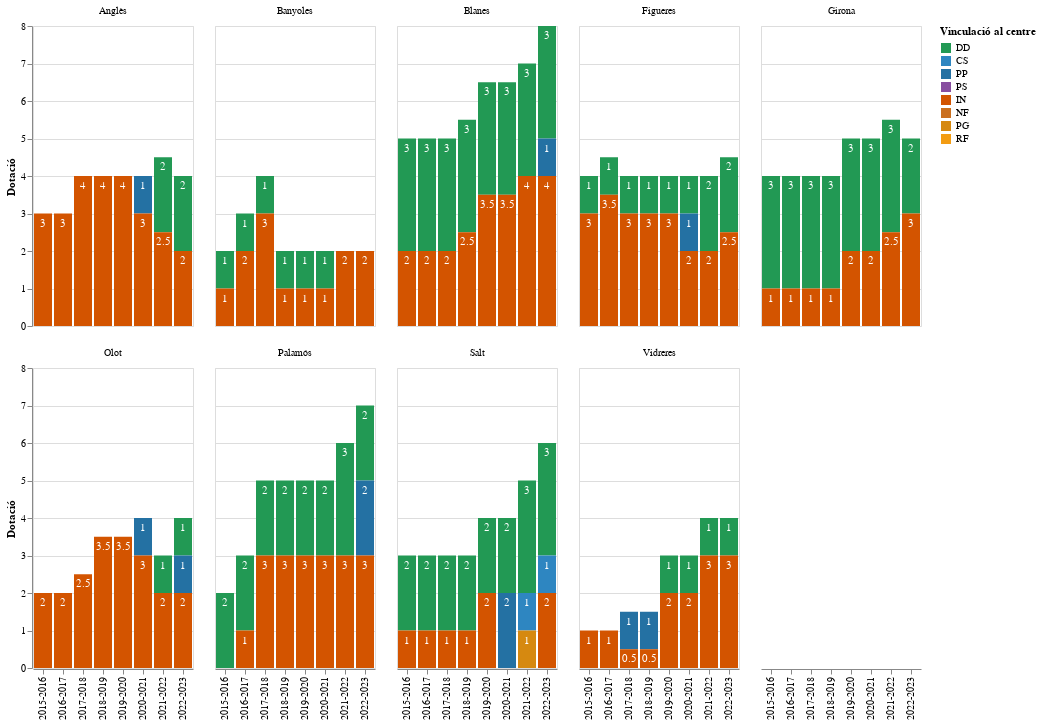

This figure's notebook cell:
### Markdown cell above
### Tipus de destinació dels 627

### Code cell
import altair as alt

# Taula curs, municipi, destinació, Dotació
data = pd.melt(df_girona627, id_vars=["Curs", "NOM_MUNICIPI"], value_vars=destinacions, var_name="Destinació", value_name="Dotació").dropna()

# Camp addicional per a ordenació manual
data['order'] = data['Destinació'].replace(
    {val: i for i, val in enumerate(destinacions)}
)

base = base = alt.Chart(data).encode(
    alt.Y("sum(Dotació)",title="Dotació", stack='zero' ),
    alt.X("Curs:N", title=""),
    alt.Order("order", sort="descending" ),
)

bars = base.mark_bar().encode(
    alt.Color("Destinació", title="Vinculació al centre", scale=alt.Scale(domain=destinacions, range=colors)),
)

text_detall = base.mark_text(dy=10, color='white').encode(
    detail='Destinació:N',
    text=alt.Text('sum(Dotació):Q'),
)

alt.layer(
        bars, text_detall
    ).facet(
        facet=alt.Column('NOM_MUNICIPI', title=""),
        columns=5
    ).interactive()

### Figure 1 — Vega-Lite specification as saved in the notebook (floating-point values rounded to 4 significant figures; data arrays with more than 128 entries replaced by an {"elided": "..."} marker saying what was removed)
{"config": {"view": {"continuousWidth": 400, "continuousHeight": 300}}, "data": {"name": "data-d66e5e9c05b2d4e76f712f8d52479ee2"}, "facet": {"field": "NOM_MUNICIPI", "title": "", "type": "nominal"}, "spec": {"layer": [{"mark": "bar", "encoding": {"color": {"field": "Destinació", "scale": {"domain": ["DD", "CS", "PP", "PS", "IN", "NF", "PG", "RF"], "range": ["#229954", "#2E86C1", "#2471A3", "#884EA0", "#D35400", "#CA6F1E", "#D68910", "#F39C12", "#D4AC0D"]}, "title": "Vinculació al centre", "type": "nominal"}, "order": {"field": "order", "sort": "descending", "type": "quantitative"}, "x": {"field": "Curs", "title": "", "type": "nominal"}, "y": {"aggregate": "sum", "field": "Dotació", "stack": "zero", "title": "Dotació", "type": "quantitative"}}, "selection": {"selector005": {"type": "interval", "bind": "scales", "encodings": ["x", "y"]}}}, {"mark": {"type": "text", "color": "white", "dy": 10}, "encoding": {"detail": {"field": "Destinació", "type": "nominal"}, "order": {"field": "order", "sort": "descending", "type": "quantitative"}, "text": {"aggregate": "sum", "field": "Dotació", "type": "quantitative"}, "x": {"field": "Curs", "title": "", "type": "nominal"}, "y": {"aggregate": "sum", "field": "Dotació", "stack": "zero", "title": "Dotació", "type": "quantitative"}}}]}, "columns": 5, "$schema": "https://vega.github.io/schema/vega-lite/v4.17.0.json", "datasets": {"data-d66e5e9c05b2d4e76f712f8d52479ee2": {"elided": "135 records"}}}
